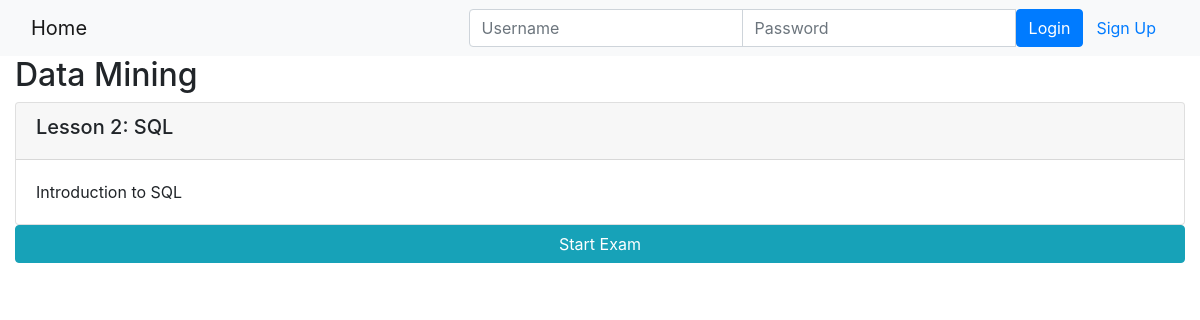
Page /onlinecourse/1/ on the earlier database version.
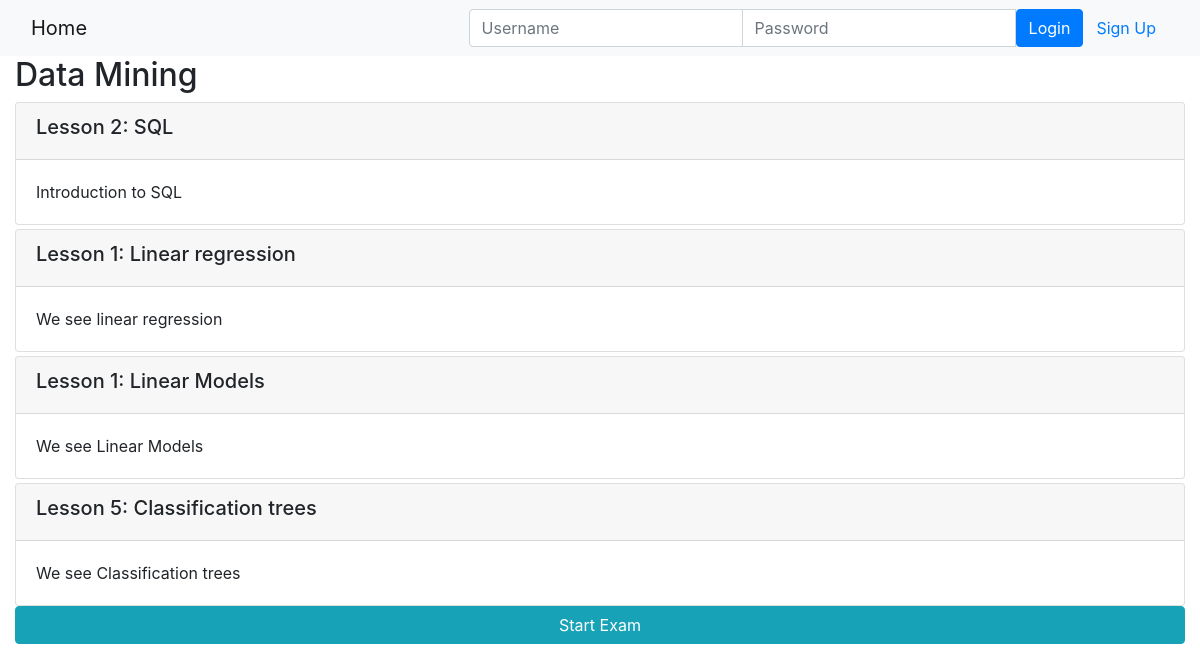
Same page on the later database version.
### onlinecourse/models.py (models this page shows, shortened)
class Lesson(models.Model):
    title = models.CharField(max_length=200, default="title")
    order = models.IntegerField(default=0)
    course = models.ForeignKey(Course, on_delete=models.CASCADE)
    content = models.TextField()

### onlinecourse/views.py (the view)
# urls.py: path('<int:pk>/', views.CourseDetailView.as_view(), name='course_details'),
class CourseDetailView(generic.DetailView):
    model = Course
    template_name = 'onlinecourse/course_detail_bootstrap.html'

### onlinecourse/templates/onlinecourse/course_detail_bootstrap.html (shortened to what this page needs)
<!DOCTYPE html>
<html lang="en">
<head>
     {% load static %}
    <link rel="stylesheet" href="https://maxcdn.bootstrapcdn.com/bootstrap/4.5.2/css/bootstrap.min.css">
</head>
<body>
    <nav class="navbar navbar-light bg-light">
        <div class="container-fluid">
            <div class="navbar-header">
                  <a class="navbar-brand" href="{% url 'onlinecourse:index' %}">Home</a>
            </div>
            <ul class="nav navbar-nav navbar-right">
                {% if user.is_authenticated %}
                <li>
                    <a class="btn btn-link" href="#">{{ user.first_name }}({{ user.username }})</a>
                    <a class="btn btn-link" href="{% url 'onlinecourse:logout' %}">Logout</a>
                </li>
                {% else %}
                <li>
                    <form class="form-inline" action="{% url 'onlinecourse:login' %}" method="post">
                        <div class="input-group">
                            <input type="text" class="form-control" placeholder="Username" name="username" >
                            <input type="password" class="form-control" placeholder="Password" name="psw" >
                            <button class="btn btn-primary" type="submit">Login</button>
                            <a class="btn btn-link" href="{% url 'onlinecourse:registration' %}">Sign Up</a>
                        </div>
                    </form>
                </li>
                {% endif %}
            </ul>
        </div>
    </nav>
    <div class="container-fluid">
            <h2>{{ course.name }}</h2>
            <div class="card-columns-vertical">
                {% for lesson in course.lesson_set.all %}
                    <div class="card mt-1">
                        <div class="card-header"><h5>Lesson {{lesson.order|add:1}}: {{lesson.title}}</h5></div>
                        <div class="card-body">{{lesson.content}}</div>
                    </div>
                {% endfor %}
            </div>
            <button data-toggle="collapse" data-target="#exam"
                 class="btn btn-info" role="button" style="width:100%">
                Start Exam</button>
    </div>
</body>
</html>

Differences in the rows shown:
added Lesson: order|add "1", title "Linear regression", content "We see linear regression"
added Lesson: order|add "1", title "Linear Models", content "We see Linear Models"
added Lesson: order|add "5", title "Classification trees", content "We see Classification trees"
